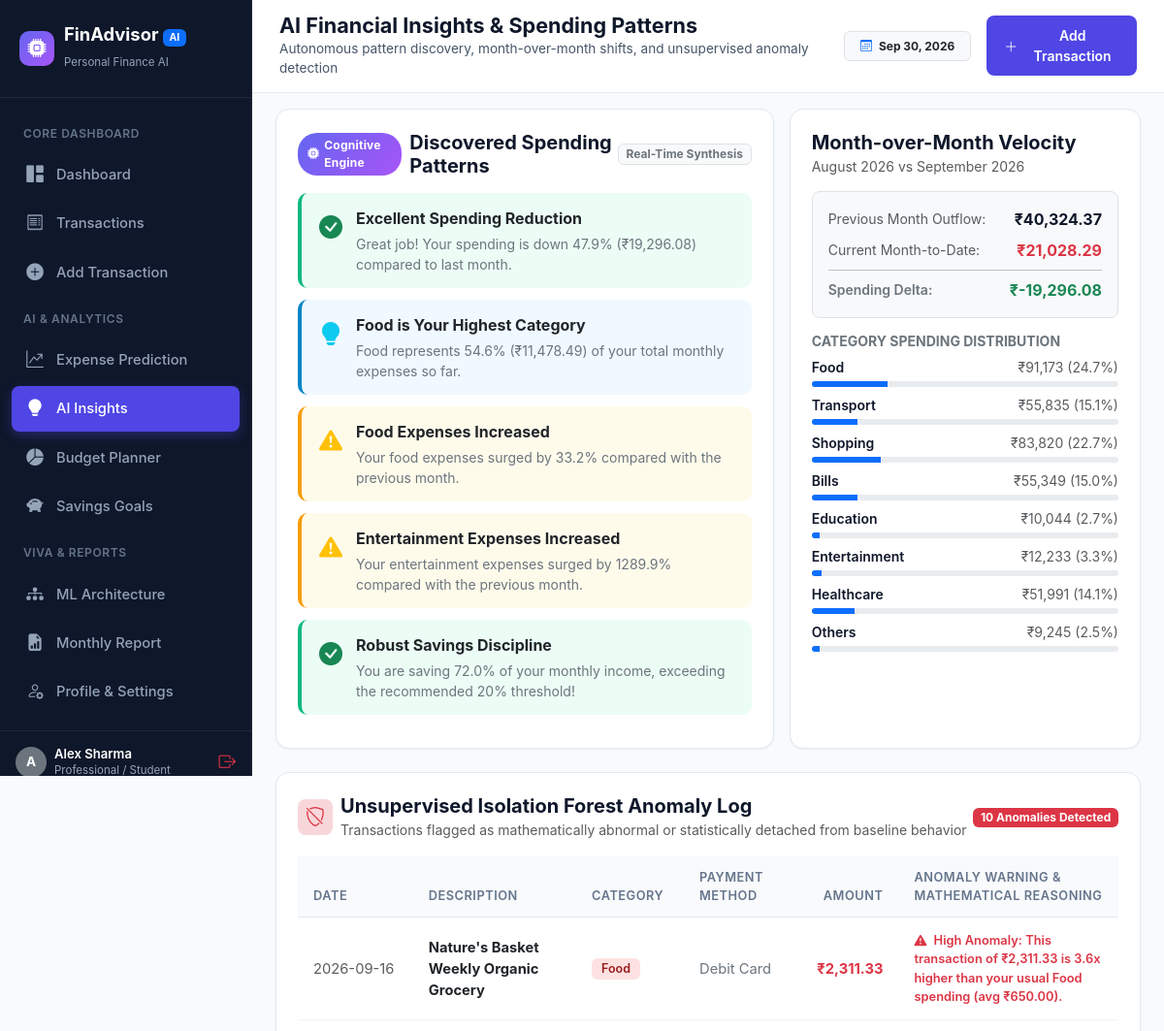
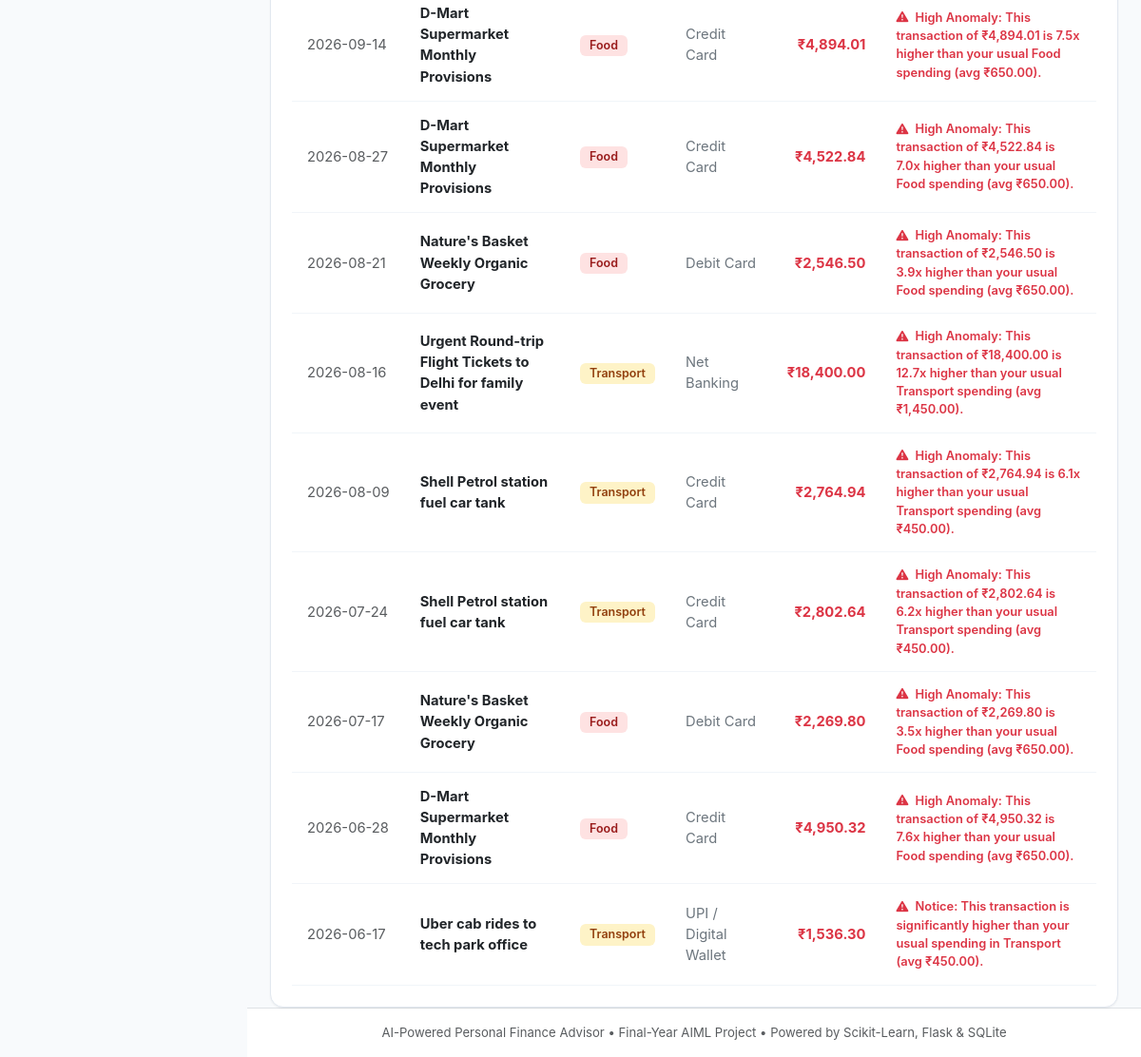
/ai-insights (signed in), run on the app's committed database (2 pictures, top to bottom).
### tables this page shows
CREATE TABLE users (
        id INTEGER PRIMARY KEY AUTOINCREMENT,
        name TEXT NOT NULL,
        email TEXT UNIQUE NOT NULL,
        password_hash TEXT NOT NULL,
        monthly_income REAL DEFAULT 50000.0,
        currency TEXT DEFAULT '₹',
        occupation TEXT DEFAULT 'Professional / Student',
        created_at TIMESTAMP DEFAULT CURRENT_TIMESTAMP
    );

CREATE TABLE transactions (
        id INTEGER PRIMARY KEY AUTOINCREMENT,
        user_id INTEGER NOT NULL,
        type TEXT CHECK(type IN ('income', 'expense')) NOT NULL,
        amount REAL NOT NULL,
        category TEXT NOT NULL,
        payment_method TEXT NOT NULL,
        date TEXT NOT NULL,
        description TEXT NOT NULL,
        is_anomaly INTEGER DEFAULT 0,
        anomaly_score REAL DEFAULT 0.0,
        anomaly_reason TEXT,
        created_at TIMESTAMP DEFAULT CURRENT_TIMESTAMP,
        FOREIGN KEY (user_id) REFERENCES users(id) ON DELETE CASCADE
    );

### app.py (the view)
@app.route('/ai-insights')
@login_required
def ai_insights_page():
    u_id = session['user_id']
    user = get_user_by_id(u_id)
    summary = get_financial_summary(u_id)
    cat_totals = get_category_breakdown(u_id)
    curr_data = {'total_expense': summary['curr_month_expense'], 'categories': get_category_breakdown(u_id, datetime.datetime.now().strftime('%Y-%m'))}
    prev_date = (datetime.datetime.now().replace(day=1) - datetime.timedelta(days=1))
    prev_data = {'total_expense': summary['prev_month_expense'], 'categories': get_category_breakdown(u_id, prev_date.strftime('%Y-%m'))}
    insights = BudgetAdvisor.generate_insights(curr_data, prev_data, user['monthly_income'])
    anomalies = get_user_transactions(u_id, only_anomalies=True, limit=10)
    return render_template(
        'ai_insights.html',
        insights=insights,
        anomalies=anomalies,
        summary=summary,
        category_totals=cat_totals,
        user=user
    )

### templates/ai_insights.html (shortened to what this page needs)
{% extends "base.html" %}
{% block page_heading %}AI Financial Insights & Spending Patterns{% endblock %}
{% block page_subheading %}Autonomous pattern discovery, month-over-month shifts, and unsupervised anomaly detection{% endblock %}
{% block content %}
<div class="row g-3 mb-4">
    <div class="col-lg-7">
        <div class="fin-card h-100">
            <div class="fin-card-header">
                <div class="d-flex align-items-center gap-2">
                    <span class="ai-pill"><i class="bi bi-cpu-fill"></i> Cognitive Engine</span>
                    <h5 class="fw-bold mb-0">Discovered Spending Patterns</h5>
                </div>
                <span class="badge bg-light text-secondary border">Real-Time Synthesis</span>
            </div>
            <div class="mt-3">
                {% for ins in insights %}
                <div class="insight-item {{ ins.type }}">
                    <div class="fs-4 mt-1">
                        {% if ins.type == 'warning' %}
                            <i class="bi bi-exclamation-triangle-fill text-warning"></i>
                        {% elif ins.type == 'danger' %}
                            <i class="bi bi-shield-exclamation text-danger"></i>
                        {% elif ins.type == 'success' %}
                            <i class="bi bi-check-circle-fill text-success"></i>
                        {% else %}
                            <i class="bi bi-lightbulb-fill text-info"></i>
                        {% endif %}
                    </div>
                    <div>
                        <div class="fw-bold text-dark fs-6">{{ ins.title }}</div>
                        <div class="text-secondary small mt-1" style="line-height: 1.5;">{{ ins.message }}</div>
                    </div>
                </div>
                {% endfor %}
            </div>
        </div>
    </div>
    <div class="col-lg-5">
        <div class="fin-card h-100">
            <div class="fin-card-header">
                <div>
                    <h5 class="fw-bold mb-0">Month-over-Month Velocity</h5>
                    <small class="text-muted">{{ summary.prev_month_name }} vs {{ summary.current_month_name }}</small>
                </div>
            </div>
            <div class="p-3 bg-light rounded-3 mb-3 border">
                <div class="d-flex justify-content-between align-items-center mb-2">
                    <span class="small text-muted">Previous Month Outflow:</span>
                    <span class="fw-bold">₹{{ "{:,.2f}".format(summary.prev_month_expense) }}</span>
                </div>
                <div class="d-flex justify-content-between align-items-center mb-2">
                    <span class="small text-muted">Current Month-to-Date:</span>
                    <span class="fw-bold text-danger">₹{{ "{:,.2f}".format(summary.curr_month_expense) }}</span>
                </div>
                <hr class="my-2">
                <div class="d-flex justify-content-between align-items-center">
                    <span class="small fw-semibold text-secondary">Spending Delta:</span>
                    {% set diff = summary.curr_month_expense - summary.prev_month_expense %}
                    <span class="fw-bold {% if diff > 0 %}text-danger{% else %}text-success{% endif %}">
                        {{ '+' if diff > 0 else '' }}₹{{ "{:,.2f}".format(diff) }}
                    </span>
                </div>
            </div>
            <h6 class="fw-bold text-secondary text-uppercase small mb-2">Category Spending Distribution</h6>
            <div class="d-flex flex-column gap-2">
                {% set total_exp = category_totals.values()|sum %}
                {% for cat, amt in category_totals.items() %}
                    {% if amt > 0 %}
                    {% set pct = (amt / total_exp * 100) if total_exp > 0 else 0 %}
                    <div>
                        <div class="d-flex justify-content-between small mb-1">
                            <span class="fw-semibold">{{ cat }}</span>
                            <span class="text-muted">₹{{ "{:,.0f}".format(amt) }} ({{ "{:.1f}".format(pct) }}%)</span>
                        </div>
                        <div class="progress" style="height: 6px;">
                            <div class="progress-bar bg-primary" style="width: {{ pct }}%;"></div>
                        </div>
                    </div>
                    {% endif %}
                {% endfor %}
            </div>
        </div>
    </div>
</div>
<div class="row g-3">
    <div class="col-12">
        <div class="fin-card">
            <div class="fin-card-header">
                <div class="d-flex align-items-center gap-2">
                    <span class="badge bg-danger-subtle text-danger p-2 rounded-3"><i class="bi bi-shield-slash fs-5"></i></span>
                    <div>
                        <h5 class="fw-bold mb-0">Unsupervised Isolation Forest Anomaly Log</h5>
                        <small class="text-muted">Transactions flagged as mathematically abnormal or statistically detached from baseline behavior</small>
                    </div>
                </div>
                <span class="badge bg-danger text-white">{{ anomalies|length }} Anomalies Detected</span>
            </div>
            {% if anomalies %}
            <div class="table-responsive mt-3">
                <table class="table table-fin">
                    <thead>
                        <tr>
                            <th>Date</th>
                            <th>Description</th>
                            <th>Category</th>
                            <th>Payment Method</th>
                            <th class="text-end">Amount</th>
                            <th>Anomaly Warning & Mathematical Reasoning</th>
                        </tr>
                    </thead>
                    <tbody>
                        {% for a in anomalies %}
                        <tr class="anomaly-row">
                            <td class="text-muted small" style="white-space: nowrap;">{{ a.date }}</td>
                            <td class="fw-bold text-dark">{{ a.description }}</td>
                            <td><span class="badge badge-cat badge-{{ a.category }}">{{ a.category }}</span></td>
                            <td class="small text-secondary">{{ a.payment_method }}</td>
                            <td class="text-end fw-bold text-danger">₹{{ "{:,.2f}".format(a.amount) }}</td>
                            <td>
                                <div class="text-danger small fw-semibold">
                                    <i class="bi bi-exclamation-triangle-fill me-1"></i> {{ a.anomaly_reason or 'Significantly higher than category baseline average' }}
                                </div>
                            </td>
                        </tr>
                        {% endfor %}
                    </tbody>
                </table>
            </div>
            {% else %}
            <div class="text-center py-5 text-muted">
                <i class="bi bi-check-circle-fill fs-1 text-success mb-2 d-block"></i>
                <h6 class="fw-bold text-dark">No Unusual Transactions Detected</h6>
                <p class="small text-muted mb-0">All spending records conform within normal statistical variance boundaries.</p>
            </div>
            {% endif %}
        </div>
    </div>
</div>
{% endblock %}

### templates/base.html (shortened to what this page needs)
<!DOCTYPE html>
<html lang="en">
<head>
    <link rel="stylesheet" href="{{ url_for('static', filename='css/bootstrap.min.css') }}">
    <link rel="stylesheet" href="https://cdn.jsdelivr.net/npm/bootstrap-icons@1.11.3/font/bootstrap-icons.min.css">
    <link rel="stylesheet" href="{{ url_for('static', filename='css/style.css') }}">
</head>
<body>
{% if session.get('user_id') %}
<div class="app-container">
    <aside class="sidebar">
        <div class="sidebar-brand">
            <div class="brand-icon">
                <i class="bi bi-cpu-fill"></i>
            </div>
            <div>
                <div style="line-height: 1.2;">FinAdvisor <span class="badge bg-primary text-white" style="font-size: 0.65rem;">AI</span></div>
                <small style="font-size: 0.72rem; color: #94a3b8; font-weight: normal;">Personal Finance AI</small>
            </div>
        </div>
        <nav class="sidebar-nav">
            <div class="sidebar-label">Core Dashboard</div>
            <a href="{{ url_for('dashboard') }}" class="nav-link-custom {% if request.endpoint == 'dashboard' %}active{% endif %}">
                <span class="nav-icon"><i class="bi bi-grid-1x2-fill"></i></span>
                <span>Dashboard</span>
            </a>
            <a href="{{ url_for('transactions') }}" class="nav-link-custom {% if request.endpoint == 'transactions' %}active{% endif %}">
                <span class="nav-icon"><i class="bi bi-receipt"></i></span>
                <span>Transactions</span>
            </a>
            <a href="{{ url_for('add_new_transaction') }}" class="nav-link-custom {% if request.endpoint == 'add_new_transaction' %}active{% endif %}">
                <span class="nav-icon"><i class="bi bi-plus-circle-fill"></i></span>
                <span>Add Transaction</span>
            </a>
            <div class="sidebar-label">AI & Analytics</div>
            <a href="{{ url_for('expense_prediction') }}" class="nav-link-custom {% if request.endpoint == 'expense_prediction' %}active{% endif %}">
                <span class="nav-icon"><i class="bi bi-graph-up-arrow"></i></span>
                <span>Expense Prediction</span>
            </a>
            <a href="{{ url_for('ai_insights_page') }}" class="nav-link-custom {% if request.endpoint == 'ai_insights_page' %}active{% endif %}">
                <span class="nav-icon"><i class="bi bi-lightbulb-fill"></i></span>
                <span>AI Insights</span>
            </a>
            <a href="{{ url_for('budget_recommendation') }}" class="nav-link-custom {% if request.endpoint == 'budget_recommendation' %}active{% endif %}">
                <span class="nav-icon"><i class="bi bi-pie-chart-fill"></i></span>
                <span>Budget Planner</span>
            </a>
            <a href="{{ url_for('savings_goals_page') }}" class="nav-link-custom {% if request.endpoint == 'savings_goals_page' %}active{% endif %}">
                <span class="nav-icon"><i class="bi bi-piggy-bank-fill"></i></span>
                <span>Savings Goals</span>
            </a>
            <div class="sidebar-label">Viva & Reports</div>
            <a href="{{ url_for('ml_models_page') }}" class="nav-link-custom {% if request.endpoint == 'ml_models_page' %}active{% endif %}">
                <span class="nav-icon"><i class="bi bi-diagram-3-fill"></i></span>
                <span>ML Architecture</span>
            </a>
            <a href="{{ url_for('reports_page') }}" class="nav-link-custom {% if request.endpoint == 'reports_page' %}active{% endif %}">
                <span class="nav-icon"><i class="bi bi-file-earmark-bar-graph-fill"></i></span>
                <span>Monthly Report</span>
            </a>
            <a href="{{ url_for('profile_page') }}" class="nav-link-custom {% if request.endpoint == 'profile_page' %}active{% endif %}">
                <span class="nav-icon"><i class="bi bi-person-gear"></i></span>
                <span>Profile & Settings</span>
            </a>
        </nav>
        <div class="sidebar-footer">
            <div class="d-flex align-items-center gap-2">
                <div class="rounded-circle bg-secondary text-white d-flex align-items-center justify-content-center" style="width: 32px; height: 32px; font-size: 0.85rem; font-weight: bold;">
                    {{ current_user.name[0] if current_user else 'U' }}
                </div>
                <div style="line-height: 1.1; overflow: hidden; text-overflow: ellipsis; white-space: nowrap; max-width: 140px;">
                    <div style="font-size: 0.82rem; font-weight: 600; color: #fff;">{{ current_user.name if current_user else 'User' }}</div>
                    <small style="font-size: 0.72rem; color: #94a3b8;">{{ current_user.occupation if current_user else 'Member' }}</small>
                </div>
            </div>
            <a href="{{ url_for('logout') }}" class="text-danger" title="Logout" style="font-size: 1.1rem;">
                <i class="bi bi-box-arrow-right"></i>
            </a>
        </div>
    </aside>
    <div class="main-content">
        <header class="topbar">
            <div>
                <h1 class="page-title">{% block page_heading %}Dashboard{% endblock %}</h1>
                <p class="page-subtitle">{% block page_subheading %}AI-Powered Wealth & Expenditure Intelligence{% endblock %}</p>
            </div>
            <div class="d-flex align-items-center gap-3">
                <span class="badge bg-light text-dark border px-3 py-2">
                    <i class="bi bi-calendar3 me-1 text-primary"></i> <span id="current-date-badge"></span>
                </span>
                <a href="{{ url_for('add_new_transaction') }}" class="btn btn-primary-custom btn-sm">
                    <i class="bi bi-plus-lg"></i> Add Transaction
                </a>
            </div>
        </header>
        <div class="container-fluid px-4 pt-3">
            {% block content %}{% endblock %}
        </div>
        <footer class="mt-auto py-3 px-4 text-center text-muted border-top bg-white no-print" style="font-size: 0.82rem;">
            AI-Powered Personal Finance Advisor &bull; Final-Year AIML Project &bull; Powered by Scikit-Learn, Flask & SQLite
        </footer>
    </div>
</div>
{% endif %}
</body>
</html>

### data on the page
users: name "A", name "Alex Sharma", occupation "Professional / Student"
transactions: date "2026-09-16", description "Nature's Basket Weekly Organic Grocery", category "Food", payment_method "Debit Card", amount "2,311.33", anomaly_reason "High Anomaly: This transaction of ₹2,311.33 is 3.6x higher than your usual Food spending (avg ₹650.00)."
transactions: date "2026-09-14", description "D-Mart Supermarket Monthly Provisions", category "Food", payment_method "Credit Card", amount "4,894.01", anomaly_reason "High Anomaly: This transaction of ₹4,894.01 is 7.5x higher than your usual Food spending (avg ₹650.00)."
transactions: date "2026-08-27", description "D-Mart Supermarket Monthly Provisions", category "Food", payment_method "Credit Card", amount "4,522.84", anomaly_reason "High Anomaly: This transaction of ₹4,522.84 is 7.0x higher than your usual Food spending (avg ₹650.00)."
transactions: date "2026-08-21", description "Nature's Basket Weekly Organic Grocery", category "Food", payment_method "Debit Card", amount "2,546.50", anomaly_reason "High Anomaly: This transaction of ₹2,546.50 is 3.9x higher than your usual Food spending (avg ₹650.00)."
transactions: date "2026-08-16", description "Urgent Round-trip Flight Tickets to Delhi for family event", category "Transport", payment_method "Net Banking", amount "18,400.00", anomaly_reason "High Anomaly: This transaction of ₹18,400.00 is 12.7x higher than your usual Transport spending (avg ₹1,450.00)."
transactions: date "2026-08-09", description "Shell Petrol station fuel car tank", category "Transport", payment_method "Credit Card", amount "2,764.94", anomaly_reason "High Anomaly: This transaction of ₹2,764.94 is 6.1x higher than your usual Transport spending (avg ₹450.00)."
transactions: date "2026-07-24", description "Shell Petrol station fuel car tank", category "Transport", payment_method "Credit Card", amount "2,802.64", anomaly_reason "High Anomaly: This transaction of ₹2,802.64 is 6.2x higher than your usual Transport spending (avg ₹450.00)."
transactions: date "2026-07-17", description "Nature's Basket Weekly Organic Grocery", category "Food", payment_method "Debit Card", amount "2,269.80", anomaly_reason "High Anomaly: This transaction of ₹2,269.80 is 3.5x higher than your usual Food spending (avg ₹650.00)."
transactions: date "2026-06-28", description "D-Mart Supermarket Monthly Provisions", category "Food", payment_method "Credit Card", amount "4,950.32", anomaly_reason "High Anomaly: This transaction of ₹4,950.32 is 7.6x higher than your usual Food spending (avg ₹650.00)."
transactions: date "2026-06-17", description "Uber cab rides to tech park office", category "Transport", payment_method "UPI / Digital Wallet", amount "1,536.30", anomaly_reason "Notice: This transaction is significantly higher than your usual spending in Transport (avg ₹450.00)."

### other printed values
{{ ins.title }} "Excellent Spending Reduction" "Food is Your Highest Category" "Food Expenses Increased" "Entertainment Expenses Increased" "Robust Savings Discipline"
{{ ins.message }} "Great job! Your spending is down 47.9% (₹19,296.08) compared to last month." "Food represents 54.6% (₹11,478.49) of your total monthly expenses so far." "Your food expenses surged by 33.2% compared with the previous month." "Your entertainment expenses surged by 1289.9% compared with the previous month." "You are saving 72.0% of your monthly income, exceeding the recommended 20% threshold!"
{{ summary.prev_month_name }} "August 2026"
{{ summary.current_month_name }} "September 2026"
{{ "{:,.2f}".format(summary.prev_month_expense) }} "40,324.37"
{{ "{:,.2f}".format(summary.curr_month_expense) }} "21,028.29"
{{ "{:,.2f}".format(diff) }} "-19,296.08"
{{ cat }} "Food" "Transport" "Shopping" "Bills" "Education" "Entertainment" "Healthcare" "Others"
{{ "{:,.0f}".format(amt) }} "91,173" "55,835" "83,820" "55,349" "10,044" "12,233" "51,991" "9,245"
{{ "{:.1f}".format(pct) }} "24.7" "15.1" "22.7" "15.0" "2.7" "3.3" "14.1" "2.5"
{{ anomalies|length }} "10"
